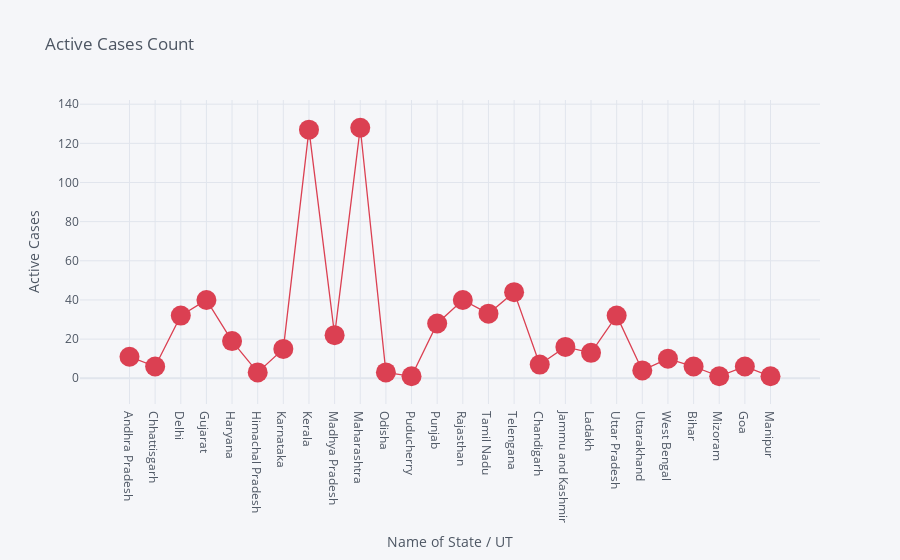
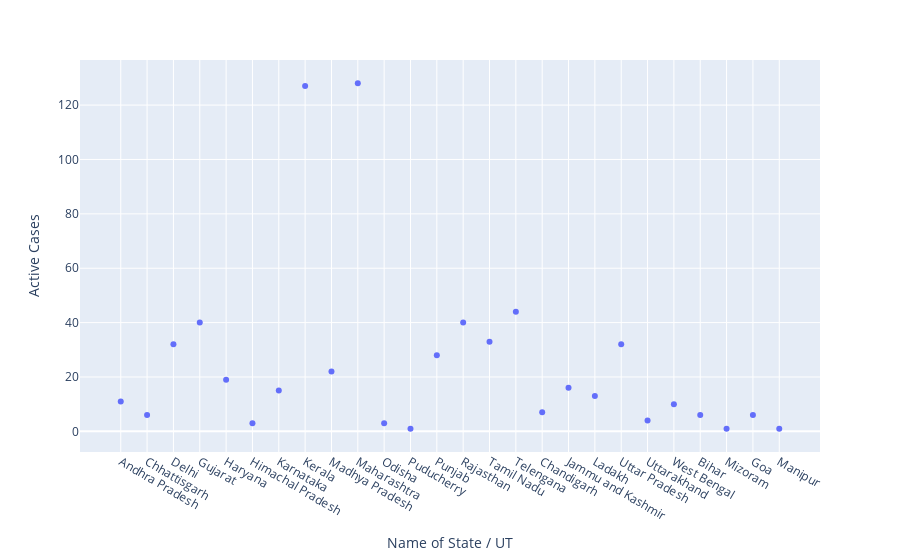

Write notebook code for charts like these, in order.
### Code cell
df.iplot(kind='scatter',x='Name of State / UT',y='Active Cases', mode="markers+lines", title='Active Cases Count', xTitle='Name of State / UT', 
         yTitle='Active Cases', colors='red', size=20)

px.scatter(df, x='Name of State / UT', y='Active Cases')

### Figure 1 — Plotly figure (JSON) as saved in the notebook; plotly's stock layout.template omitted (floating-point values rounded to 4 significant figures)
{"data": [{"line": {"color": "rgba(219, 64, 82, 1.0)", "dash": "solid", "shape": "linear", "width": 1.3}, "marker": {"size": 20, "symbol": "circle"}, "mode": "markers+lines", "name": "Active Cases", "text": "", "type": "scatter", "x": ["Andhra Pradesh", "Chhattisgarh", "Delhi", "Gujarat", "Haryana", "Himachal Pradesh", "Karnataka", "Kerala", "Madhya Pradesh", "Maharashtra", "Odisha", "Puducherry", "Punjab", "Rajasthan", "Tamil Nadu", "Telengana", "Chandigarh", "Jammu and Kashmir", "Ladakh", "Uttar Pradesh", "Uttarakhand", "West Bengal", "Bihar", "Mizoram", "Goa", "Manipur"], "y": [11, 6, 32, 40, 19, 3, 15, 127, 22, 128, 3, 1, 28, 40, 33, 44, 7, 16, 13, 32, 4, 10, 6, 1, 6, 1]}], "layout": {"legend": {"bgcolor": "#F5F6F9", "font": {"color": "#4D5663"}}, "paper_bgcolor": "#F5F6F9", "plot_bgcolor": "#F5F6F9", "title": {"font": {"color": "#4D5663"}, "text": "Active Cases Count"}, "xaxis": {"gridcolor": "#E1E5ED", "showgrid": true, "tickfont": {"color": "#4D5663"}, "title": {"font": {"color": "#4D5663"}, "text": "Name of State / UT"}, "zerolinecolor": "#E1E5ED"}, "yaxis": {"gridcolor": "#E1E5ED", "showgrid": true, "tickfont": {"color": "#4D5663"}, "title": {"font": {"color": "#4D5663"}, "text": "Active Cases"}, "zerolinecolor": "#E1E5ED"}}}

### Figure 2 — Plotly figure (JSON) as saved in the notebook; plotly's stock layout.template omitted (floating-point values rounded to 4 significant figures)
{"data": [{"hovertemplate": "Name of State / UT=%{x}<br>Active Cases=%{y}<extra></extra>", "legendgroup": "", "marker": {"color": "#636efa", "symbol": "circle"}, "mode": "markers", "name": "", "showlegend": false, "type": "scatter", "x": ["Andhra Pradesh", "Chhattisgarh", "Delhi", "Gujarat", "Haryana", "Himachal Pradesh", "Karnataka", "Kerala", "Madhya Pradesh", "Maharashtra", "Odisha", "Puducherry", "Punjab", "Rajasthan", "Tamil Nadu", "Telengana", "Chandigarh", "Jammu and Kashmir", "Ladakh", "Uttar Pradesh", "Uttarakhand", "West Bengal", "Bihar", "Mizoram", "Goa", "Manipur"], "xaxis": "x", "y": [11, 6, 32, 40, 19, 3, 15, 127, 22, 128, 3, 1, 28, 40, 33, 44, 7, 16, 13, 32, 4, 10, 6, 1, 6, 1], "yaxis": "y"}], "layout": {"legend": {"tracegroupgap": 0}, "margin": {"t": 60}, "xaxis": {"anchor": "y", "domain": [0, 1], "title": {"text": "Name of State / UT"}}, "yaxis": {"anchor": "x", "domain": [0, 1], "title": {"text": "Active Cases"}}}}
